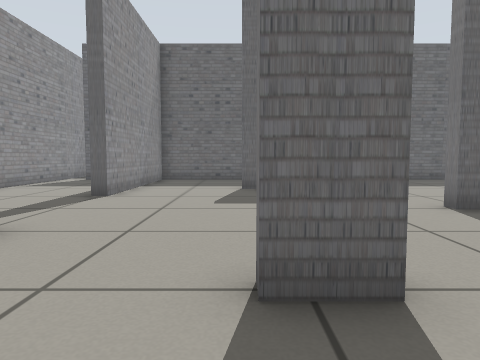
[1] (above)

18 first-person views from a walk through a world built for the Gazebo simulator. The camera is 0.5 m above the floor, tilts 4° down and sees 70° across. The floor is counted in squares, 0.5 m on a side. Each view is taken from the middle of a square. On the plan, view 1 faces up. The plan holds only what a view shows up to about 13 squares ahead; the rest is blank. The place goes on beyond the plan.

[2]
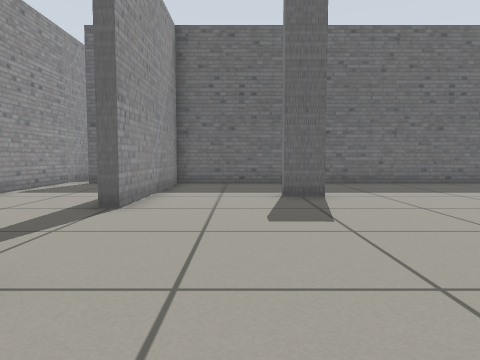

[3]
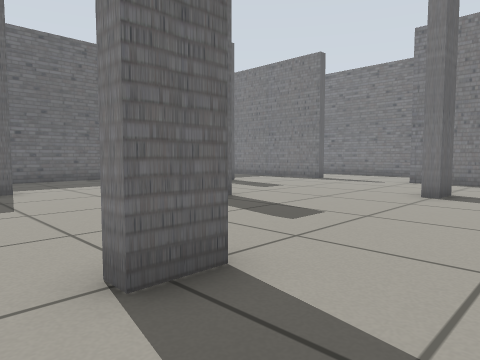

[4]
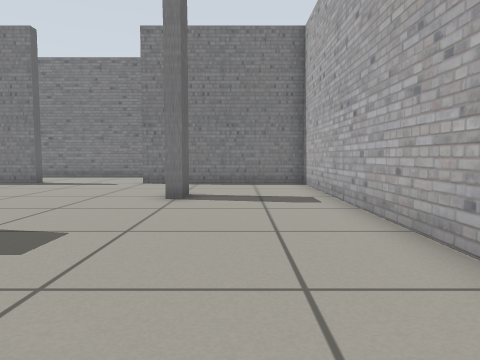

[5]
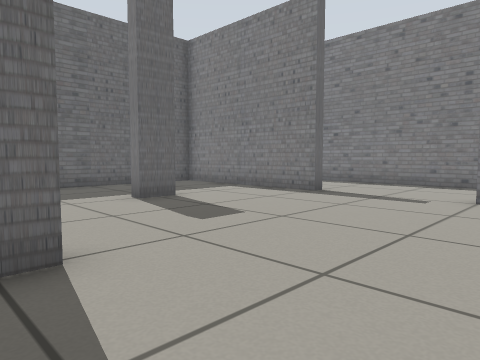

[6]
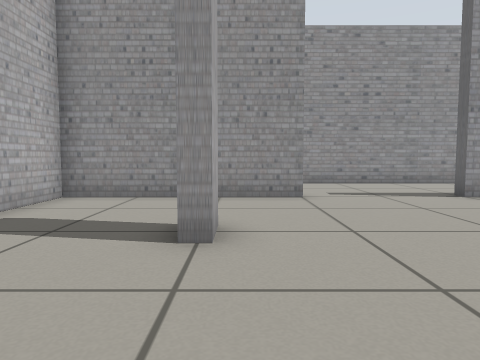

[7]
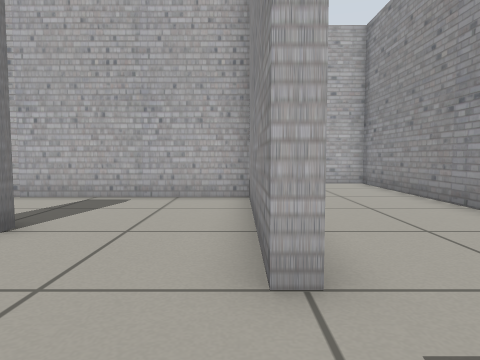

[8]
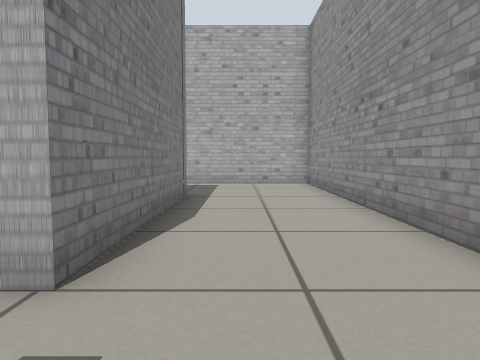

[9]
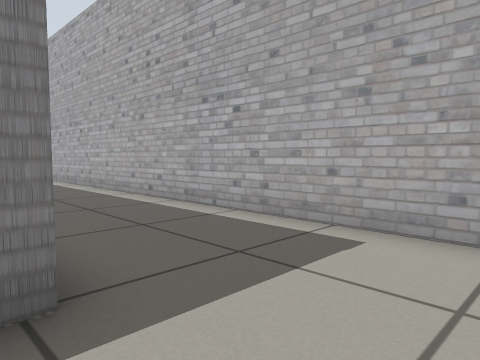

[10]
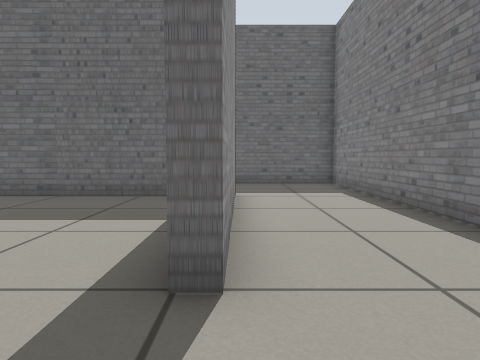

[11]
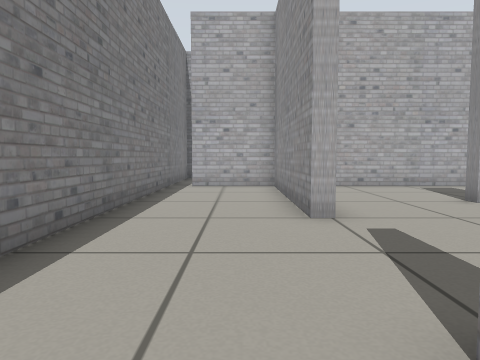

[12]
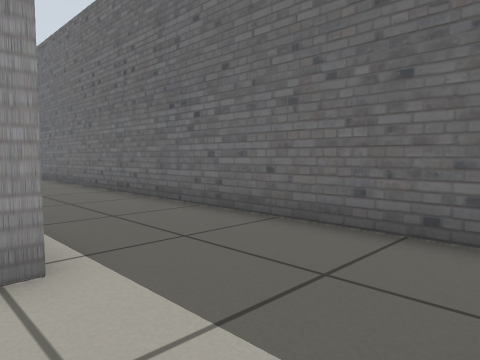

[13]
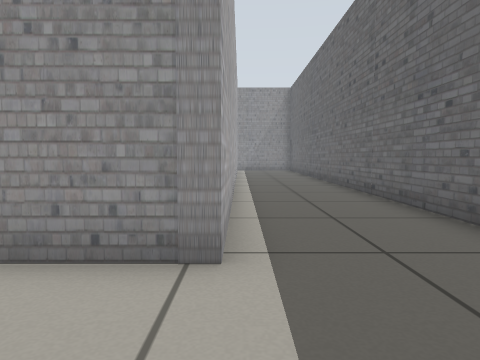

[14]
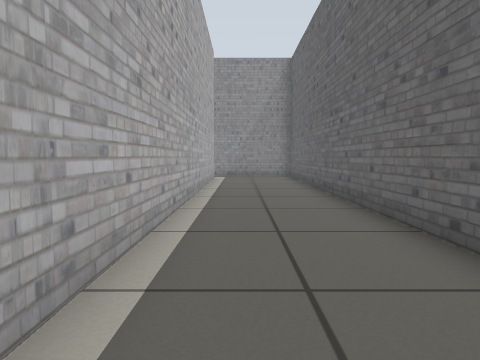

[15]
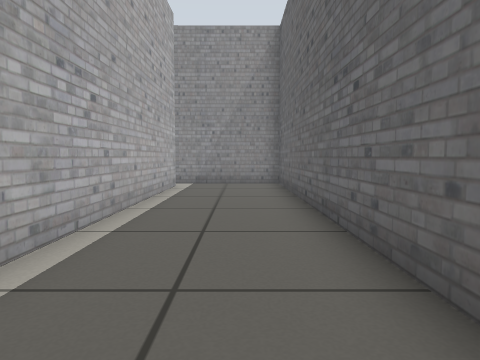

[16]
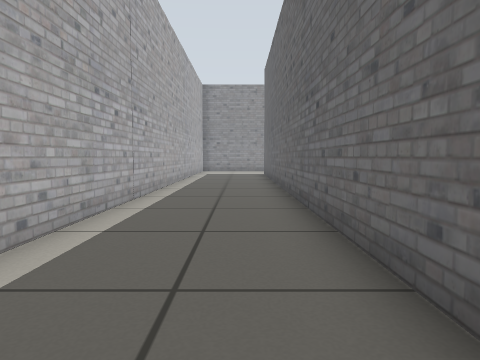

[17]
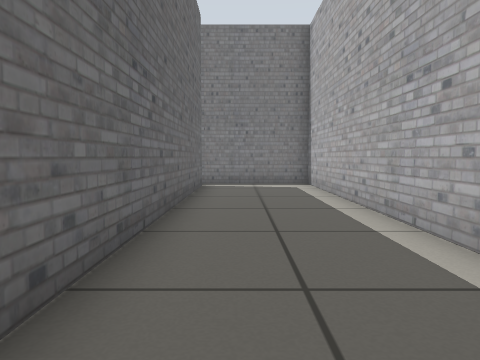

[18]
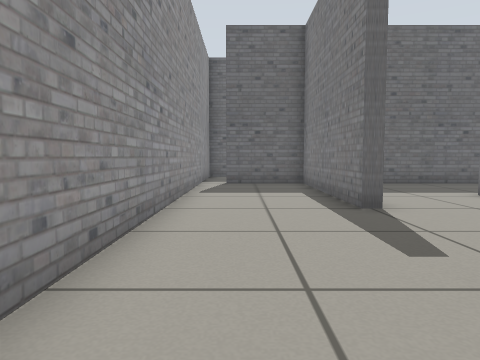

### Floor plan
Points are (right, up) in squares from view 1. A wall is a line through its corners. A room is listed if a view was taken in it or the views show most of it. See-through windows are left out.
Room 1 (views 1, 2, 3, 4, 5, 6, 7, 8, 9, 10, 16, 17, 18)
walls: (1.1, 2.7) (1.1, 2.3) (0.1, 2.3) (0.1, 2.7) (1.1, 2.7); (5.1, 6.3) (4, 6.3) (4, 6.7); (8.9, 2.7) (8.9, 2.3) (7.9, 2.3) (7.9, 2.7); (-3.2, 4.5) (-3.2, -1.3) (12.5, -1.3) (12.5, 4.5) (12.9, 4.5); (1.1, 10.3) (0.1, 10.3) (0.1, 10.7); (9, 10.3) (7.9, 10.3) (7.9, 10.7); (-3.6, -1.8) (-3.6, 4.5); (12.9, 8.4) (12.5, 8.4) (12.5, 13.2); (11.3, 14.4) (-3.2, 14.4) (-3.2, 8.4) (-3.6, 8.4) (-3.6, 14.4) (-6.6, 14.4); (15.6, -1.7) (2, -1.7); (-7.5, 15.4) (-7.5, -5.4) (16.4, -5.5) (16.4, -1.5)
low walls: (-3.6, 4.5) (-3.2, 4.5)
ways out: opening at (-7, 15) to room 2; opening at (13, 6.5) to room 2; opening at (16, -2) to room 2
Room 2 (views 11, 12, 13, 14, 15)
walls: (12.9, 4.5) (12.9, -1.3) (15.6, -1.3); (-6.6, 14.8) (12.9, 14.8) (12.9, 8.4); (16.4, -1.5) (16.4, 18.4) (-7.5, 18.4) (-7.5, 15.4)
ways out: opening at (-7, 15) to room 1; opening at (13, 6.5) to room 1; opening at (16, -2) to room 1

Positions as (right, up) in squares from view 1, and headings:
1: (0, 0), facing up
2: (-1, 2), facing up
3: (-1, 0), facing up-right
4: (0, 1), facing right
5: (4, 3), facing up-right
6: (5, 3), facing left
7: (-3, 7), facing down
8: (-5, 7), facing down
9: (-6, -1), facing down-right
10: (13, 6), facing up
11: (14, 10), facing down
12: (16, 14), facing up-left
13: (16, 15), facing left
14: (9, 16), facing left
15: (5, 17), facing left
16: (15, -3), facing left
17: (4, -3), facing right
18: (-6, 2), facing up
